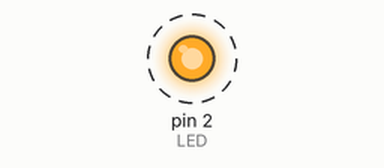
A sketch run on a simulated Arduino Uno, built with avr-gcc and run on an emulated ATmega328P. On the bench: output pins drawn as LEDs (lit = HIGH). Dashed ring = blinking.

Above: at 0.2 s.
Timing chart, 0 to 3.0 s (numbered marks = the images above):
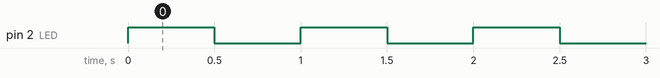

The sketch:

LEDBlink.ino
```cpp
#define LED 2 //define our LED pin

void setup() {
  pinMode(LED, OUTPUT); //set the pin to output mode
}

void loop() {
  digitalWrite(LED , HIGH); //turn led on
  Serial.println("LED ON!");
  delay(500); //wait
  digitalWrite(LED, LOW); //turn led off
  Serial.println("LED OFF!");
  delay(500);
}
```

Measured:
- by itself, pin 2 (LED): alternates HIGH for 0.50 s and LOW for 0.50 s
